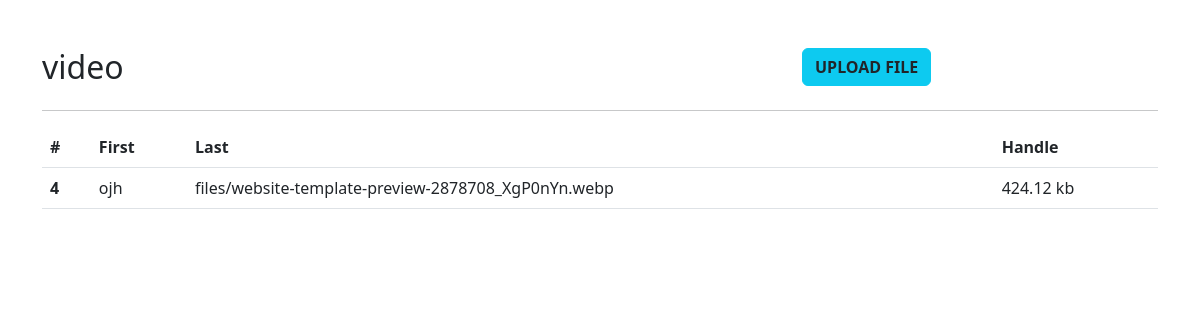
Screenshot of /3/ (signed in) with the database file from the repository.
### FileApp/models.py (models this page shows, shortened)
class Folder(models.Model):
    name = models.CharField(max_length=100)
    user = models.ForeignKey(User, on_delete=models.CASCADE)

class File(models.Model):
    name = models.CharField(max_length=100)
    folder = models.ForeignKey(Folder, on_delete=models.CASCADE, related_name='Files')
    file = models.FileField(upload_to='files/')
    def file_size_human_readable(self):
        if self.file:
            size = self.file.size
            for unit in ['bytes','kb','mb','gb','tb']:
                if size < 1024:
                    return f"{size:.2f} {unit}"
                size /= 1024.0
        return "No file"

### FileApp/views.py (the view)
# urls.py: path('<int:id>/',Files,name='file'),
@login_required
def Files(request, id):
    selected_Folder = Folder.objects.get(id=id)
    Files = selected_Folder.Files
    context = {
        "selected_Folder": selected_Folder,
        "Files": Files,
    }
    return render(request,"FileApp/Files.html",context)

### File_Managment/templates/FileApp/Files.html (shortened to what this page needs)
<!DOCTYPE html>
<html lang="en">
<head>
    {% load static %}
    <link rel="stylesheet" href="{% static 'css/bootstrap.min.css' %}">
    <link rel="stylesheet" href="{% static 'css/bootstrap.rtl.min.css' %}">
    <link rel="stylesheet" href="{% static 'css/style.css' %}">
</head>
<body class="container">
    <div class="row">
        <div class="col-8 mt-5">
            <H2>{{selected_Folder.name}}</H2>
        </div>
        <div class="col-4 mt-5">
            <button class="btn btn-info"><a class="text-dark fw-bold" href="{% url 'uploadfile' folder_id=selected_Folder.id%}">UPLOAD FILE</a></button>
        </div>
    </div>
    <hr>
    <table class="table">
        <thead>
          <tr>
            <th scope="col">#</th>
            <th scope="col">First</th>
            <th scope="col">Last</th>
            <th scope="col">Handle</th>
          </tr>
        </thead>
        <tbody>
            {% for file in Files.all %}
            <tr>
                <th scope="row">{{file.id}}</th>
                <td>{{file.name}}</td>
                <td>{{file.file}}</td>
                <td>{{file.file_size_human_readable}}</td>
            </tr>
            {% endfor %}
        </tbody>
      </table>
</body>
</html>

### static/css/style.css (style rules this page uses)
a { text-decoration: none; }

### rows the page displays
Folder: name "video"
File: id "4", name "ojh", file "files/website-template-preview-2878708_XgP0nYn.webp", file_size_human_readable "424.12 kb"
